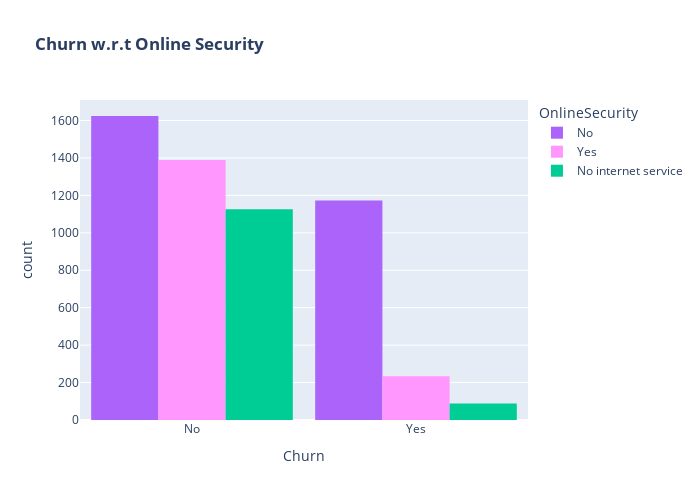

Notebook code cell kept with this figure:
### Markdown cell above
* It can be observed that the fraction of senior citizen is very less.
* Most of the senior citizens churn.

### Code cell
color_map = {"Yes": "#FF97FF", "No": "#AB63FA"}
fig = px.histogram(df, x="Churn", color="OnlineSecurity", barmode="group", title="<b>Churn w.r.t Online Security</b>", color_discrete_map=color_map)
fig.update_layout(width=700, height=500, bargap=0.1)
fig.show()

### Figure 1 — Plotly figure (JSON) as saved in the notebook; plotly's stock layout.template omitted (floating-point values rounded to 4 significant figures; data arrays with more than 128 entries replaced by an {"elided": "..."} marker saying what was removed)
{"data": [{"alignmentgroup": "True", "bingroup": "x", "hovertemplate": "OnlineSecurity=No<br>Churn=%{x}<br>count=%{y}<extra></extra>", "legendgroup": "No", "marker": {"color": "#AB63FA", "pattern": {"shape": ""}}, "name": "No", "offsetgroup": "No", "orientation": "v", "showlegend": true, "type": "histogram", "x": {"elided": "2797 str values"}, "xaxis": "x", "yaxis": "y"}, {"alignmentgroup": "True", "bingroup": "x", "hovertemplate": "OnlineSecurity=Yes<br>Churn=%{x}<br>count=%{y}<extra></extra>", "legendgroup": "Yes", "marker": {"color": "#FF97FF", "pattern": {"shape": ""}}, "name": "Yes", "offsetgroup": "Yes", "orientation": "v", "showlegend": true, "type": "histogram", "x": {"elided": "1623 str values"}, "xaxis": "x", "yaxis": "y"}, {"alignmentgroup": "True", "bingroup": "x", "hovertemplate": "OnlineSecurity=No internet service<br>Churn=%{x}<br>count=%{y}<extra></extra>", "legendgroup": "No internet service", "marker": {"color": "#00cc96", "pattern": {"shape": ""}}, "name": "No internet service", "offsetgroup": "No internet service", "orientation": "v", "showlegend": true, "type": "histogram", "x": {"elided": "1214 str values"}, "xaxis": "x", "yaxis": "y"}], "layout": {"bargap": 0.1, "barmode": "group", "height": 500, "legend": {"title": {"text": "OnlineSecurity"}, "tracegroupgap": 0}, "title": {"text": "<b>Churn w.r.t Online Security</b>"}, "width": 700, "xaxis": {"anchor": "y", "domain": [0, 1], "title": {"text": "Churn"}}, "yaxis": {"anchor": "x", "domain": [0, 1], "title": {"text": "count"}}}}
